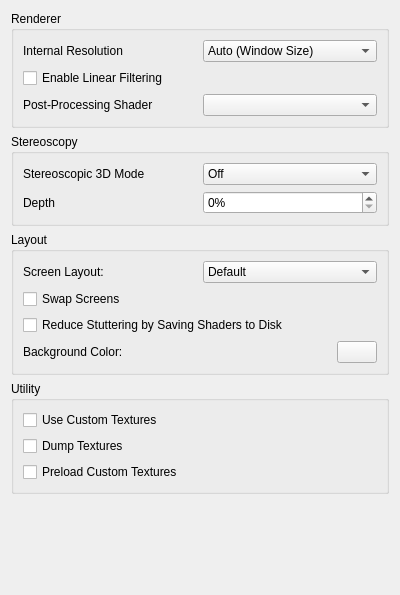
<?xml version="1.0" encoding="UTF-8"?>
<ui version="4.0">
 <class>ConfigureEnhancements</class>
 <widget class="QWidget" name="ConfigureEnhancements">
  <property name="geometry">
   <rect>
    <x>0</x>
    <y>0</y>
    <width>400</width>
    <height>595</height>
   </rect>
  </property>
  <property name="minimumSize">
   <size>
    <width>0</width>
    <height>0</height>
   </size>
  </property>
  <property name="windowTitle">
   <string>Form</string>
  </property>
  <layout class="QVBoxLayout" name="verticalLayout">
   <item>
    <widget class="QGroupBox" name="rendererBox">
     <property name="title">
      <string>Renderer</string>
     </property>
     <layout class="QVBoxLayout" name="verticalLayout_6">
      <item>
       <layout class="QHBoxLayout" name="horizontalLayout">
        <item>
         <widget class="QLabel" name="label">
          <property name="text">
           <string>Internal Resolution</string>
          </property>
         </widget>
        </item>
        <item>
         <widget class="QComboBox" name="resolution_factor_combobox">
          <item>
           <property name="text">
            <string>Auto (Window Size)</string>
           </property>
          </item>
          <item>
           <property name="text">
            <string>Native (400x240)</string>
           </property>
          </item>
          <item>
           <property name="text">
            <string>2x Native (800x480)</string>
           </property>
          </item>
          <item>
           <property name="text">
            <string>3x Native (1200x720)</string>
           </property>
          </item>
          <item>
           <property name="text">
            <string>4x Native (1600x960)</string>
           </property>
          </item>
          <item>
           <property name="text">
            <string>5x Native (2000x1200)</string>
           </property>
          </item>
          <item>
           <property name="text">
            <string>6x Native (2400x1440)</string>
           </property>
          </item>
          <item>
           <property name="text">
            <string>7x Native (2800x1680)</string>
           </property>
          </item>
          <item>
           <property name="text">
            <string>8x Native (3200x1920)</string>
           </property>
          </item>
          <item>
           <property name="text">
            <string>9x Native (3600x2160)</string>
           </property>
          </item>
          <item>
           <property name="text">
            <string>10x Native (4000x2400)</string>
           </property>
          </item>
         </widget>
        </item>
       </layout>
      </item>
      <item>
       <widget class="QCheckBox" name="toggle_linear_filter">
        <property name="text">
         <string>Enable Linear Filtering</string>
        </property>
       </widget>
      </item>
      <item>
       <layout class="QHBoxLayout" name="horizontalLayout_11">
        <item>
         <widget class="QLabel" name="label_2">
          <property name="text">
           <string>Post-Processing Shader</string>
          </property>
         </widget>
        </item>
        <item>
         <widget class="QComboBox" name="shader_combobox"/>
        </item>
       </layout>
      </item>
     </layout>
    </widget>
   </item>
   <item>
    <widget class="QGroupBox" name="groupBox">
     <property name="title">
      <string>Stereoscopy</string>
     </property>
     <layout class="QVBoxLayout" name="verticalLayout_4">
      <item>
       <layout class="QHBoxLayout" name="horizontalLayout_5">
        <item>
         <widget class="QLabel" name="label_4">
          <property name="text">
           <string>Stereoscopic 3D Mode</string>
          </property>
         </widget>
        </item>
        <item>
         <widget class="QComboBox" name="render_3d_combobox">
          <item>
           <property name="text">
            <string>Off</string>
           </property>
          </item>
          <item>
           <property name="text">
            <string>Side by Side</string>
           </property>
          </item>
          <item>
           <property name="text">
            <string>Anaglyph</string>
           </property>
          </item>
         </widget>
        </item>
       </layout>
      </item>
      <item>
       <layout class="QHBoxLayout" name="horizontalLayout_7">
        <item>
         <widget class="QLabel" name="label_3">
          <property name="text">
           <string>Depth</string>
          </property>
         </widget>
        </item>
        <item>
         <widget class="QSpinBox" name="factor_3d">
          <property name="suffix">
           <string>%</string>
          </property>
          <property name="minimum">
           <number>0</number>
          </property>
          <property name="maximum">
           <number>100</number>
          </property>
          <property name="value">
           <number>0</number>
          </property>
         </widget>
        </item>
       </layout>
      </item>
     </layout>
    </widget>
   </item>
   <item>
    <widget class="QGroupBox" name="layoutBox">
     <property name="title">
      <string>Layout</string>
     </property>
     <layout class="QVBoxLayout" name="verticalLayout_3">
      <item>
       <layout class="QHBoxLayout" name="horizontalLayout_4">
        <item>
         <widget class="QLabel" name="label1">
          <property name="text">
           <string>Screen Layout:</string>
          </property>
         </widget>
        </item>
        <item>
         <widget class="QComboBox" name="layout_combobox">
          <item>
           <property name="text">
            <string>Default</string>
           </property>
          </item>
          <item>
           <property name="text">
            <string>Single Screen</string>
           </property>
          </item>
          <item>
           <property name="text">
            <string>Medium Screen</string>
           </property>
          </item>
          <item>
           <property name="text">
            <string>Large Screen</string>
           </property>
          </item>
          <item>
           <property name="text">
            <string>Side by Side</string>
           </property>
          </item>
         </widget>
        </item>
       </layout>
      </item>
      <item>
       <widget class="QCheckBox" name="swap_screen">
        <property name="text">
         <string>Swap Screens</string>
        </property>
       </widget>
      </item>
      <item>
       <widget class="QCheckBox" name="toggle_disk_cache">
        <property name="text">
         <string>Reduce Stuttering by Saving Shaders to Disk</string>
        </property>
       </widget>
      </item>
      <item>
       <layout class="QHBoxLayout" name="horizontalLayout_6">
        <item>
         <widget class="QLabel" name="bg_label">
          <property name="text">
           <string>Background Color:</string>
          </property>
         </widget>
        </item>
        <item>
         <widget class="QPushButton" name="bg_button">
          <property name="maximumSize">
           <size>
            <width>40</width>
            <height>16777215</height>
           </size>
          </property>
         </widget>
        </item>
       </layout>
      </item>
     </layout>
    </widget>
   </item>
   <item>
    <widget class="QGroupBox" name="utilityBox">
     <property name="title">
      <string>Utility</string>
     </property>
     <layout class="QVBoxLayout" name="verticalLayout_8">
      <item>
       <widget class="QCheckBox" name="toggle_custom_textures">
        <property name="toolTip">
         <string>&lt;html&gt;&lt;head/&gt;&lt;body&gt;&lt;p&gt;Replace textures with PNG files.&lt;/p&gt;&lt;p&gt;Textures are loaded from load/textures/[Title ID]/.&lt;/p&gt;&lt;/body&gt;&lt;/html&gt;</string>
        </property>
        <property name="text">
         <string>Use Custom Textures</string>
        </property>
       </widget>
      </item>
      <item>
       <widget class="QCheckBox" name="toggle_dump_textures">
        <property name="toolTip">
         <string>&lt;html&gt;&lt;head/&gt;&lt;body&gt;&lt;p&gt;Dump textures to PNG files.&lt;/p&gt;&lt;p&gt;Textures are dumped to dump/textures/[Title ID]/.&lt;/p&gt;&lt;/body&gt;&lt;/html&gt;</string>
        </property>
        <property name="text">
         <string>Dump Textures</string>
        </property>
       </widget>
      </item>
      <item>
       <widget class="QCheckBox" name="toggle_preload_textures">
        <property name="toolTip">
         <string>&lt;html&gt;&lt;head/&gt;&lt;body&gt;&lt;p&gt;Load all custom textures into memory on boot, instead of loading them when the game requires them.&lt;/p&gt;&lt;/body&gt;&lt;/html&gt;</string>
        </property>
        <property name="text">
         <string>Preload Custom Textures</string>
        </property>
       </widget>
      </item>
     </layout>
    </widget>
   </item>
   <item>
    <spacer name="verticalSpacer">
     <property name="orientation">
      <enum>Qt::Vertical</enum>
     </property>
     <property name="sizeHint" stdset="0">
      <size>
       <width>20</width>
       <height>165</height>
      </size>
     </property>
    </spacer>
   </item>
  </layout>
 </widget>
 <resources/>
 <connections/>
</ui>
